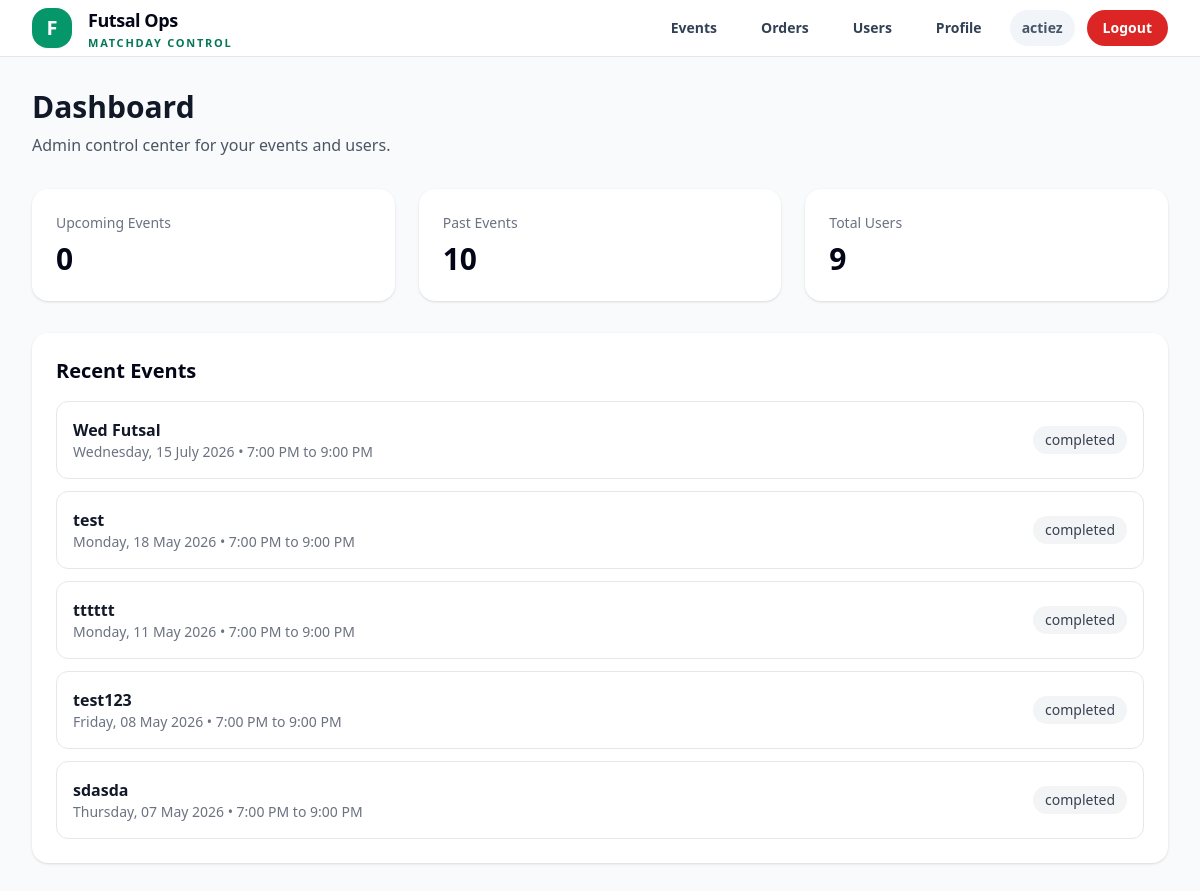
/dashboard/ (signed in), run on an earlier commit of the app's database.
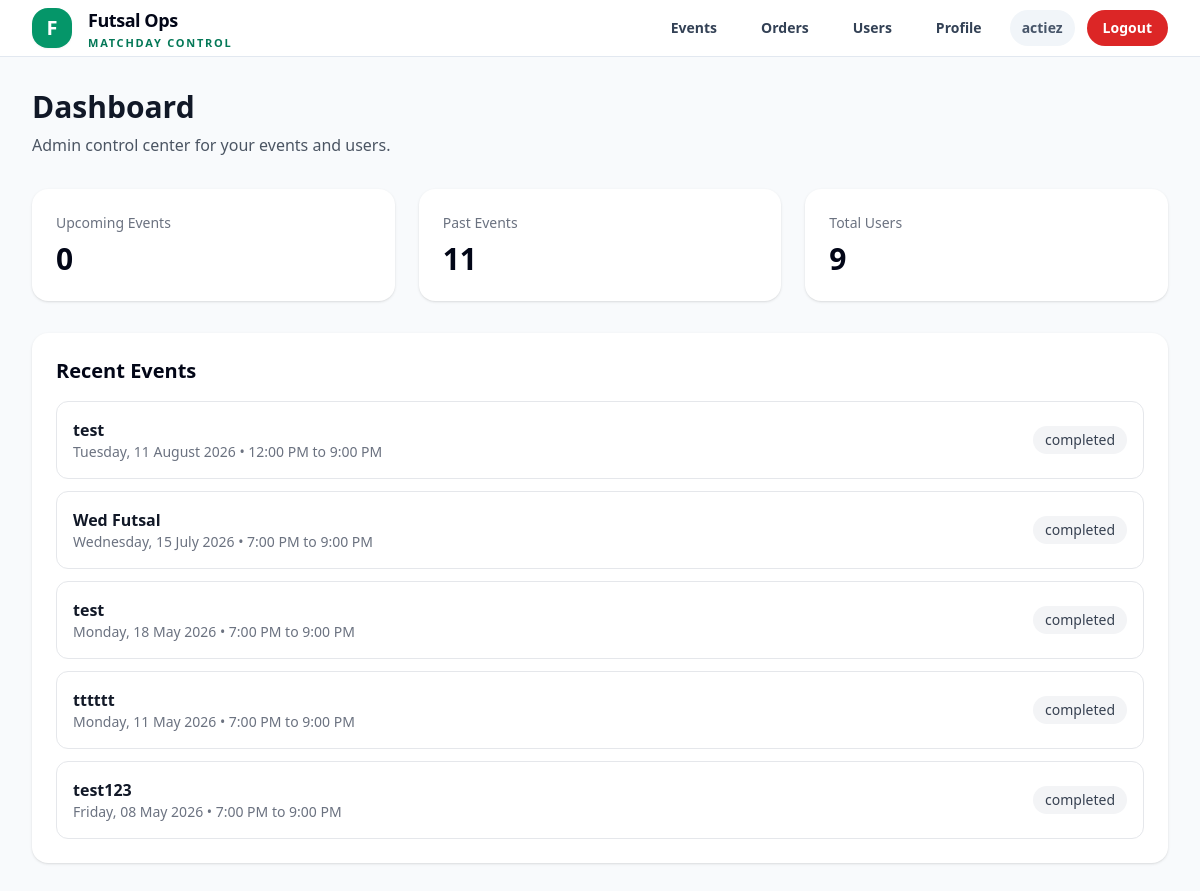
And on a later commit of the database.
### events/models.py (models this page shows, shortened)
class Event(models.Model):
    STATUS_DRAFT = "draft"
    STATUS_OPEN = "open"
    STATUS_FINALIZED = "finalized"
    STATUS_COMPLETED = "completed"
    STATUS_CANCELLED = "cancelled"
    STATUS_CHOICES = [
        (STATUS_DRAFT, "Draft"),
        (STATUS_OPEN, "Open"),
        (STATUS_FINALIZED, "Finalized"),
        (STATUS_COMPLETED, "Completed"),
        (STATUS_CANCELLED, "Cancelled"),
    ]
    LEAVE_CUTOFF_CHOICES = [
        (None, "No cutoff"),
        (30, "30 minutes before"),
        (60, "60 minutes before"),
        (90, "90 minutes before"),
        (120, "120 minutes before"),
        (150, "150 minutes before"),
        (180, "180 minutes before"),
    ]
    registration_token = models.UUIDField(
        default=uuid.uuid4,
        unique=True,
        editable=False,
    )
    event_code = models.CharField(
        max_length=20,
        unique=True,
        default=generate_event_code,
        editable=False,
    )
    title = models.CharField(max_length=255)
    start_datetime = models.DateTimeField()
    end_datetime = models.DateTimeField()
    location = models.CharField(max_length=255)
    amount_payable = models.DecimalField(max_digits=8, decimal_places=2)
    playing_slots = models.PositiveIntegerField(default=15)
    waiting_slots = models.PositiveIntegerField(default=5)
    backup_slots = models.PositiveIntegerField(default=3)
    is_private = models.BooleanField(
        default=False,
        help_text="Private events are hidden from the public event list but accessible by registration link.",
    )
    leave_cutoff_minutes = models.PositiveIntegerField(
        null=True,
        blank=True,
        choices=LEAVE_CUTOFF_CHOICES,
        help_text="Players cannot self-leave after this cutoff before kick-off.",
    )
    status = models.CharField(
        max_length=20,
        choices=STATUS_CHOICES,
        default=STATUS_DRAFT,
    )
    created_by = models.ForeignKey(
        settings.AUTH_USER_MODEL,
        on_delete=models.SET_NULL,
        null=True,
        related_name="created_events",
    )
    created_at = models.DateTimeField(auto_now_add=True)
    updated_at = models.DateTimeField(auto_now=True)
    class Meta:
        ordering = ["start_datetime"]
    @property
    def weekday_display(self):
        local_start = timezone.localtime(self.start_datetime)
        return local_start.strftime("%A")
    @property
    def date_display(self):
        local_start = timezone.localtime(self.start_datetime)
        return local_start.strftime("%d %B %Y")
    @property
    def time_range_display(self):
        local_start = timezone.localtime(self.start_datetime)
        local_end = timezone.localtime(self.end_datetime)
        start = local_start.strftime("%I:%M %p").lstrip("0")
        end = local_end.strftime("%I:%M %p").lstrip("0")
        return f"{start} to {end}"
    @property
    def effective_status(self):
        from registrations.models import EventRegistration
        now = timezone.now()
        if now >= self.end_datetime:
            return "completed"

### dashboard/views.py (the view)
# urls.py: path("", DashboardView.as_view(), name="dashboard"),
class DashboardView(AdminRequiredMixin, TemplateView):
    template_name = "dashboard/home.html"
    def get_context_data(self, **kwargs):
        context = super().get_context_data(**kwargs)
        now = timezone.now()
        context["upcoming_events_count"] = Event.objects.filter(start_datetime__gt=now).count()
        context["past_events_count"] = Event.objects.filter(end_datetime__lt=now).count()
        context["total_users_count"] = User.objects.count()
        context["recent_events"] = Event.objects.order_by("-start_datetime")[:5]
        return context

### accounts/models.py (called while the page is built)
    def is_admin_level(self):
        return self.is_authenticated and (
            self.is_superuser
            or self.role in {self.ROLE_ADMIN, self.ROLE_SUPERADMIN}
        )

    def is_superadmin_level(self):
        return self.is_authenticated and (
            self.is_superuser
            or self.role == self.ROLE_SUPERADMIN
        )

### core/mixins.py (called while the page is built)
    def dispatch(self, request, *args, **kwargs):
        if not request.user.is_authenticated:
            return redirect("login")
        if not request.user.is_admin_level():
            return redirect("player_home")
        return super().dispatch(request, *args, **kwargs)

### templates/dashboard/home.html
{% extends "base.html" %}
{% block content %}
<div class="mb-8">
    <h1 class="text-3xl font-bold text-gray-900">Dashboard</h1>
    <p class="text-gray-600 mt-2">Admin control center for your events and users.</p>
</div>
<div class="grid grid-cols-1 md:grid-cols-3 gap-6 mb-8">
    <div class="bg-white rounded-2xl shadow p-6">
        <div class="text-sm text-gray-500">Upcoming Events</div>
        <div class="text-3xl font-bold mt-2">{{ upcoming_events_count }}</div>
    </div>
    <div class="bg-white rounded-2xl shadow p-6">
        <div class="text-sm text-gray-500">Past Events</div>
        <div class="text-3xl font-bold mt-2">{{ past_events_count }}</div>
    </div>
    <div class="bg-white rounded-2xl shadow p-6">
        <div class="text-sm text-gray-500">Total Users</div>
        <div class="text-3xl font-bold mt-2">{{ total_users_count }}</div>
    </div>
</div>
<div class="bg-white rounded-2xl shadow p-6">
    <h2 class="text-xl font-semibold mb-4">Recent Events</h2>
    {% if recent_events %}
        <div class="space-y-3">
            {% for event in recent_events %}
                <div class="border rounded-xl p-4 flex items-center justify-between">
                    <div>
                        <div class="font-semibold text-gray-900">{{ event.title }}</div>
                        <div class="text-sm text-gray-500">
                            {{ event.weekday_display }}, {{ event.date_display }} • {{ event.time_range_display }}
                        </div>
                    </div>
                    <div class="text-sm px-3 py-1 rounded-full bg-gray-100 text-gray-700">
                        {{ event.effective_status }}
                    </div>
                </div>
            {% endfor %}
        </div>
    {% else %}
        <p class="text-gray-500">No events yet.</p>
    {% endif %}
</div>
{% endblock %}

What changed in the data, as far as the page shows it:
no longer on this page (row unchanged): Event: title "sdasda", weekday_display "Thursday", date_display "07 May 2026", time_range_display "7:00 PM to 9:00 PM", effective_status "completed"
added Event: title "test", weekday_display "Tuesday", date_display "11 August 2026", time_range_display "12:00 PM to 9:00 PM", effective_status "completed"
Also different on the page:
{{ past_events_count }}: "10" → "11"
